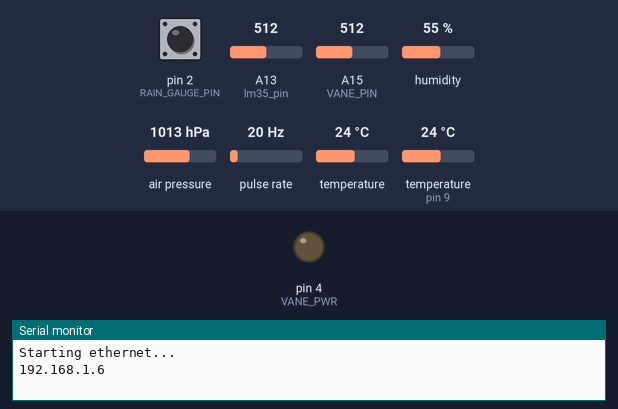
Bench run of a sketch on a simulated Arduino Mega 2560, built for the host (arithmetic inside an expression is 32-bit, double 64-bit). Parts: output pins drawn as LEDs (lit = HIGH), the last lines printed to the serial monitor. Wiring (inferred from the names in the program): pulse sensor: data pin 3; BMP180 pressure sensor at I2C address 0x77. Inputs (shaded band) come from the test bench; at power-on: pin 2 (RAIN_GAUGE_PIN) HIGH, A13 (lm35_pin) = 512, A15 (VANE_PIN) = 512, humidity 55 %, air pressure 1013 hPa, pulse rate 20 Hz, temperature 24 °C, temperature (sensor on pin 9) 24 °C. WiFi joins after 1.5 s; servers stay silent unless stated; uploads are accepted with an empty reply.

Above: at 11.1 s.
At 21.32 s:
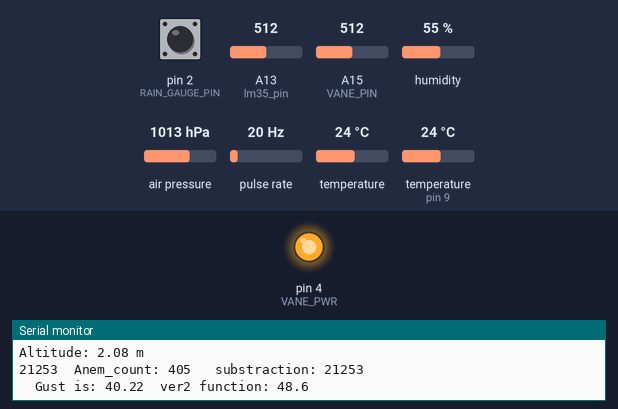
Timing chart, 0 to 27.0 s (numbered marks = the images above):
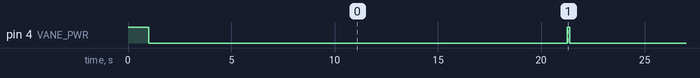

The sketch:

ver5.ino
```cpp
#include <SPI.h>
#include <Ethernet.h>
#include <dht11.h>
#include <Wire.h>

#define BMP085_ADDRESS 0x77  // I2C address of BMP085

#define lm35_pin 13
#define dht11_pin 9
#define ANEMOMETER_PIN 3
#define VANE_PIN A15
#define RAIN_GAUGE_PIN 2

#define ANEMOMETER_INT 1
#define VANE_PWR 4
#define RAIN_GAUGE_INT 0
#define uint  unsigned int
#define ulong unsigned long


// this must be unique
byte mac[] = {
  0xDE, 0xAD, 0xBE, 0xEF, 0xFE, 0xED };

// change to your network settings
IPAddress ip(192,168,1,6);
IPAddress gateway(192, 168, 1, 1);
IPAddress subnet(255, 255, 255, 0);

// change to your server
IPAddress server(192, 168, 1, 3); //Ip of the Computer running apache

//Change to your domain name for virtual servers
//char serverName[] = "www.google.com";
// If no domain name, use the ip address above
// char serverName[] = "74.125.227.16";

// change to your server's port
int serverPort = 80;

EthernetClient client;
int totalCount = 0;
char pageAdd[256];


// set this to the number of milliseconds delay
// this is 30 seconds
#define delayMillis 20000UL

unsigned long thisMillis = 0;
unsigned long lastMillis = 0;

dht11 DHT;
int value0 = 0;
int dht_temp = 0;
int dht_humidity = 0;

//BMP035 Global Variables
float temperature;
long pressure;
float altitude;

double windSpeed;
double gust;
double dir;
double knots;
double rain;


ulong nextCalcGust;
ulong nextCalcSpeed;                // When we next calc the wind speed
ulong nextCalcDir;                  // When we next calc the direction
ulong nextCalcRain;                  // When we next calc the rain drop
ulong time;                         // Millis() at each start of loop().

#define MSECS_CALC_WIND_SPEED 60000
#define MSECS_CALC_GUST 20000
#define MSECS_CALC_WIND_DIR   10000
#define MSECS_CALC_RAIN_FALL  90000


void setup() {
  Serial.begin(9600);

  // disable SD SPI
  pinMode(4,OUTPUT);
  digitalWrite(4,HIGH);

  // Start ethernet
  Serial.println(F("Starting ethernet..."));
  Ethernet.begin(mac, ip, gateway, gateway, subnet);

  // If using dhcp, comment out the line above
  // and uncomment the next 2 lines

  // if(!Ethernet.begin(mac)) Serial.println(F("failed"));
  // else Serial.println(F("ok"));
  digitalWrite(10,HIGH);
  Serial.println(Ethernet.localIP());
  delay(1000);

  Wire.begin();
  bmp085Calibration();
  //-------------Weather Meters setup
  pinMode(ANEMOMETER_PIN,INPUT);
  digitalWrite(ANEMOMETER_PIN,HIGH);  // Turn on the internal Pull Up Resistor
  pinMode(RAIN_GAUGE_PIN,INPUT);
  digitalWrite(RAIN_GAUGE_PIN,HIGH);  // Turn on the internal Pull Up Resistor
  pinMode(VANE_PWR,OUTPUT);
  digitalWrite(VANE_PWR,LOW);
  //Specifies a named Interrupt Service Routine (ISR) to call when an interrupt occurs. Replaces any previous function that was attached to the interrupt.
  //Most Arduino boards have two external interrupts: numbers 0 (on digital pin 2) and 1 (on digital pin 3).
  attachInterrupt(RAIN_GAUGE_INT,rainGageClick,FALLING);
  attachInterrupt(ANEMOMETER_INT,anemometerClick,FALLING);
  interrupts();
  nextCalcRain = millis() + MSECS_CALC_RAIN_FALL;
  nextCalcSpeed = millis() + MSECS_CALC_WIND_SPEED;
  nextCalcDir   = millis() + MSECS_CALC_WIND_DIR;


}


void loop()
{

  thisMillis = millis();

  if(thisMillis - lastMillis > delayMillis)
  {
    lastMillis = thisMillis;
    Serial.println(lastMillis);
      value0 = analogRead(lm35_pin);
      value0 = (5.0 * value0 * 100.0)/1024.0;
      humidity();
      delay(100);
      bmp085_loop();
      delay(100);
      meters_loop();
    if(!getPage(server,serverPort,pageAdd)) Serial.print(F("Fail "));
    else Serial.print(F("Pass "));
    totalCount++;
    Serial.println(totalCount,DEC);
  }


}

void humidity() {
   int chk;
  Serial.print("DHT11, \t");
  chk = DHT.read(dht11_pin);    // READ DATA
  switch (chk){
    case DHTLIB_OK:
                Serial.print("OK,\t");
                break;
    case DHTLIB_ERROR_CHECKSUM:
                Serial.print("Checksum error,\t");
                break;
    case DHTLIB_ERROR_TIMEOUT:
                Serial.print("Time out error,\t");
                break;
    default:
                Serial.print("Unknown error,\t");
                break;
  }
 // DISPLAT DATA
  Serial.print(DHT.humidity,1);
  Serial.print(",\t");
  Serial.print(DHT.temperature,1);
  Serial.print(",\t");
  //Serial.print(dewPoint(DHT.temperature, DHT.humidity));
  //Serial.print(",\t");
  Serial.println(dewPointFast(DHT.temperature, DHT.humidity));
  dht_humidity = DHT.humidity;
  dht_temp = DHT.temperature;
  delay(1000);
}


byte getPage(IPAddress ipBuf,int thisPort, char *page)
{
  int inChar;
  char outBuf[128];

  Serial.print(F("connecting..."));

  if(client.connect(ipBuf,thisPort))
  {
    Serial.println(F("connected"));
    client.print("GET /write3.php?value0=");  //GET to php file which handle data (value0 and value1) into a database
    //Temperature
    client.print(value0);
    //Humidity
    client.print("&value1=");
    client.print(dht_humidity);
    //bmp085 values
    client.print("&value2=");
    client.print(temperature);

    client.print("&value3=");
    client.print(pressure);

    client.print("&value4=");
    client.print(altitude);

    //Weather Meters (Wind speed, direction, rain)
    client.print("&value5=");
    client.print(gust); //Wind speed every 20 seconds

    client.print("&value6=");
    client.print(dir);

    client.print("&value7=");
    client.print(rain);

    client.print("&value8=");
    client.print(knots); //Wind speed every 60 seconds

    client.println(" HTTP/1.0");
    //client.println("Host: 192.168.1.8");
    client.println();
  }
  else
  {
    Serial.println(F("failed"));
    return 0;
  }

  // connectLoop controls the hardware fail timeout
  int connectLoop = 0;

  while(client.connected())
  {
    while(client.available())
    {
      inChar = client.read();
      Serial.write(inChar);
      // set connectLoop to zero if a packet arrives
      connectLoop = 0;
    }

    connectLoop++;

    // if more than 10000 milliseconds since the last packet
    if(connectLoop > 10000)
    {
      // then close the connection from this end.
      Serial.println();
      Serial.println(F("Timeout"));
      client.stop();
    }
    // this is a delay for the connectLoop timing
    delay(1);
  }

  Serial.println();

  Serial.println(F("disconnecting."));
  // close client end
  client.stop();

  return 1;
}


const unsigned char OSS = 0;  // Oversampling Setting

// Calibration values
int ac1;
int ac2;
int ac3;
unsigned int ac4;
unsigned int ac5;
unsigned int ac6;
int b1;
int b2;
int mb;
int mc;
int md;

// b5 is calculated in bmp085GetTemperature(...), this variable is also used in bmp085GetPressure(...)
// so ...Temperature(...) must be called before ...Pressure(...).
long b5;


// Use these for altitude conversions
const float p0 = 101325;     // Pressure at sea level (Pa)
const float p1 = 1013.25;     // Pressure at sea level (hPa)


void bmp085_loop()
{
  temperature = (bmp085GetTemperature(bmp085ReadUT())) * 0.1;
  pressure = (bmp085GetPressure(bmp085ReadUP())) *0.01;
  //altitude = (float)44330 * (1 - pow(((float) pressure/p0), 0.190295));
  long tempPres = bmp085GetPressure(bmp085ReadUP());
  altitude = (float)44330 * (1 - pow(((float) tempPres/p0), 0.190295));
  float alt = ((1 -  pow(((float) pressure/p1), 0.190284)) * 145366.45);

  Serial.print("Temperature: ");
  Serial.print(temperature, 2);
  Serial.println(" C");
  Serial.print("Pressure: ");
  Serial.print(pressure);
  Serial.println(" hPa (millibars)");
  Serial.print("Altitude: ");
  Serial.print(altitude, 2);
  Serial.println(" m");
  Serial.println();

}

// Stores all of the bmp085's calibration values into global variables
// Calibration values are required to calculate temp and pressure
// This function should be called at the beginning of the program
void bmp085Calibration()
{
  ac1 = bmp085ReadInt(0xAA);
  ac2 = bmp085ReadInt(0xAC);
  ac3 = bmp085ReadInt(0xAE);
  ac4 = bmp085ReadInt(0xB0);
  ac5 = bmp085ReadInt(0xB2);
  ac6 = bmp085ReadInt(0xB4);
  b1 = bmp085ReadInt(0xB6);
  b2 = bmp085ReadInt(0xB8);
  mb = bmp085ReadInt(0xBA);
  mc = bmp085ReadInt(0xBC);
  md = bmp085ReadInt(0xBE);

}

// Calculate temperature given ut.
// Value returned will be in units of 0.1 deg C
short bmp085GetTemperature(unsigned int ut)
{
  long x1, x2;

  x1 = (((long)ut - (long)ac6)*(long)ac5) >> 15;
  x2 = ((long)mc << 11)/(x1 + md);
  b5 = x1 + x2;

  return ((b5 + 8)>>4);
}

// Calculate pressure given up
// calibration values must be known
// b5 is also required so bmp085GetTemperature(...) must be called first.
// Value returned will be pressure in units of Pa.
long bmp085GetPressure(unsigned long up)
{
  long x1, x2, x3, b3, b6, p;
  unsigned long b4, b7;

  b6 = b5 - 4000;
  // Calculate B3
  x1 = (b2 * (b6 * b6)>>12)>>11;
  x2 = (ac2 * b6)>>11;
  x3 = x1 + x2;
  b3 = (((((long)ac1)*4 + x3)<<OSS) + 2)>>2;

  // Calculate B4
  x1 = (ac3 * b6)>>13;
  x2 = (b1 * ((b6 * b6)>>12))>>16;
  x3 = ((x1 + x2) + 2)>>2;
  b4 = (ac4 * (unsigned long)(x3 + 32768))>>15;

  b7 = ((unsigned long)(up - b3) * (50000>>OSS));
  if (b7 < 0x80000000)
    p = (b7<<1)/b4;
  else
    p = (b7/b4)<<1;

  x1 = (p>>8) * (p>>8);
  x1 = (x1 * 3038)>>16;
  x2 = (-7357 * p)>>16;
  p += (x1 + x2 + 3791)>>4;

  return p;
}

// Read 1 byte from the BMP085 at 'address'
char bmp085Read(unsigned char address)
{
  unsigned char data;

  Wire.beginTransmission(BMP085_ADDRESS);
  Wire.write(address);
  Wire.endTransmission();

  Wire.requestFrom(BMP085_ADDRESS, 1);
  while(!Wire.available())
    ;

  return Wire.read();
}

// Read 2 bytes from the BMP085
// First byte will be from 'address'
// Second byte will be from 'address'+1
int bmp085ReadInt(unsigned char address)
{
  unsigned char msb, lsb;

  Wire.beginTransmission(BMP085_ADDRESS);
  Wire.write(address);
  Wire.endTransmission();

  Wire.requestFrom(BMP085_ADDRESS, 2);
  while(Wire.available()<2)
    ;
  msb = Wire.read();
  lsb = Wire.read();
  return (int) msb<<8 | lsb;
}

// Read the uncompensated temperature value
unsigned int bmp085ReadUT()
{
  unsigned int ut;

  // Write 0x2E into Register 0xF4
  // This requests a temperature reading
  Wire.beginTransmission(BMP085_ADDRESS);
  Wire.write(0xF4);
  Wire.write(0x2E);
  Wire.endTransmission();

  // Wait at least 4.5ms
  delay(5);

  // Read two bytes from registers 0xF6 and 0xF7
  ut = bmp085ReadInt(0xF6);
  return ut;
}

// Read the uncompensated pressure value
unsigned long bmp085ReadUP()
{
  unsigned char msb, lsb, xlsb;
  unsigned long up = 0;

  // Write 0x34+(OSS<<6) into register 0xF4
  // Request a pressure reading w/ oversampling setting
  Wire.beginTransmission(BMP085_ADDRESS);
  Wire.write(0xF4);
  Wire.write(0x34 + (OSS<<6));
  Wire.endTransmission();

  // Wait for conversion, delay time dependent on OSS
  delay(2 + (3<<OSS));

  // Read register 0xF6 (MSB), 0xF7 (LSB), and 0xF8 (XLSB)
  Wire.beginTransmission(BMP085_ADDRESS);
  Wire.write(0xF6);
  Wire.endTransmission();
  Wire.requestFrom(BMP085_ADDRESS, 3);

  // Wait for data to become available
  while(Wire.available() < 3)
    ;
  msb = Wire.read();
  lsb = Wire.read();
  xlsb = Wire.read();

  up = (((unsigned long) msb << 16) | ((unsigned long) lsb << 8) | (unsigned long) xlsb) >> (8-OSS);

  return up;
}


void meters_loop() {
       time = millis();


       gust =  getGust();
       gust = gust * 0.868976;
      Serial.print("\tGust is: ");
      Serial.print(gust);
      Serial.print("\tver2 function: ");
      calcWindSpeed();
      dir = getWindVane();

      Serial.print("\tDirection ");
      Serial.print(dir);


      rain = getUnitRain();
      Serial.print("\tRain Fall: ");
       Serial.print(rain);
       Serial.println("");
      if (time >= nextCalcSpeed) {
               Serial.println(time);
               windSpeed = getUnitWind();
               Serial.print("Wind speed: ");
               Serial.print(windSpeed);
               Serial.print("  Wind speed in knots: ");
               knots = windSpeed * 0.868976;
               Serial.println(knots);
               nextCalcSpeed = time + MSECS_CALC_WIND_SPEED;
   }


}


static int vaneValues[] PROGMEM=      {66, 84, 92, 127, 184, 244, 287,406,461,600, 631, 702,786,827, 889, 946};
static int vaneDirections[] PROGMEM={1125,675,900,1575,1350,2025,1800,225,450,2475,2250,3375,0,2925,3150,2700};

double getWindVane()
{
  analogReference(DEFAULT);
  digitalWrite(VANE_PWR,HIGH);
  delay(100);
  for(int n=0;n<10;n++)
  {
    analogRead(VANE_PIN);
  }

  unsigned int reading=analogRead(VANE_PIN);
  //Serial.println("");
  //Serial.println(reading);
  digitalWrite(VANE_PWR,LOW);
  unsigned int lastDiff=2048;

  for (int n=0;n<16;n++)
  {
    int diff=reading-pgm_read_word(&vaneValues[n]);
    diff=abs(diff);
    //Serial.println(diff);
    if(diff==0)
       return pgm_read_word(&vaneDirections[n])/10.0;

    if(diff>lastDiff)
    {
      return pgm_read_word(&vaneDirections[n-1])/10.0;
    }

    lastDiff=diff;
 }

  return pgm_read_word(&vaneDirections[15])/10.0;

}


#define WIND_FACTOR 2.4
#define TEST_PAUSE 60000

volatile unsigned long anem_count=0;
volatile unsigned long anem_count_2=0;
volatile unsigned long anem_count_3 = 0;
volatile unsigned long anem_last=0;
volatile unsigned long anem_min=0xffffffff;


unsigned long thisMillis_3 = 0;
unsigned long lastMillis_3 = 20000;
unsigned long substraction_2 = -20000;

double getUnitWind()
{
  thisMillis_3 = millis();

  Serial.print(thisMillis_3);
  unsigned long reading=anem_count;
  Serial.print("Anem_count: ");
  Serial.print(reading);
  Serial.print("\t substraction_2: ");
  substraction_2 = thisMillis_3-lastMillis_3;
  substraction_2 += MSECS_CALC_WIND_SPEED;
  substraction_2 /= 2;
  Serial.print(substraction_2);
  Serial.println("");
  anem_count=0;
    lastMillis_3 = thisMillis_3;
  double result = (WIND_FACTOR*reading)/(substraction_2/1000);
  return result;
}


  unsigned long thisMillis_2 = 0;
  unsigned long lastMillis_2 = 0;
  unsigned long substraction = 0;

double getGust()
{


  thisMillis_2 = millis();

  Serial.print(thisMillis_2);
  unsigned long reading=anem_count_3;
  Serial.print("\tAnem_count: ");
  Serial.print(reading);
  Serial.print("\t substraction: ");
  substraction = thisMillis_2-lastMillis_2;
  Serial.print(substraction);

  Serial.println("");
  anem_count_3=0;
  double result = (WIND_FACTOR*reading)/((thisMillis_2-lastMillis_2)/1000);
  lastMillis_2 = thisMillis_2;
 // thisMillis_2 = 0;
  return result;
}


void calcWindSpeed() {
   int x, iSpeed;
   // This will produce kph * 10
   // (didn't calc right when done as one statement)
   long speed = 24011;
   speed *= anem_count_2;
   speed /= MSECS_CALC_GUST;
   iSpeed = speed;         // Need this for formatting below

   //Serial.print("Wind speed: ");
   x = iSpeed / 10;
   Serial.print(x);
   Serial.print('.');
   x = iSpeed % 10;
   Serial.print(x);
   Serial.println("");

   anem_count_2 = 0;        // Reset counter
}


void anemometerClick()
{
  long thisTime=micros()-anem_last;
  anem_last=micros();
  //Deboucning interrupts that occurs within 500μs or 0.0005s since the last interrupt
  if(thisTime>500)
  {
    anem_count++;
    anem_count_2++;
    anem_count_3++;
    //Serial.println("Click");
    //Serial.println("");
    if(thisTime<anem_min)
    {
      anem_min=thisTime;
    }

  }
}


#define RAIN_FACTOR 0.2794

volatile unsigned long rain_count=0;
volatile unsigned long rain_last=0;

double getUnitRain()
{

  unsigned long reading=rain_count;
  rain_count=0;
  double unit_rain=reading*RAIN_FACTOR;
  return unit_rain;
}

void rainGageClick()
{
    long thisTime=micros()-rain_last;
    rain_last=micros();
    if(thisTime>500)
    {
      rain_count++;
    }
}


double dewPoint(double celsius, double humidity)
{
	// (1) Saturation Vapor Pressure = ESGG(T)
	double RATIO = 373.15 / (273.15 + celsius);
	double RHS = -7.90298 * (RATIO - 1);
	RHS += 5.02808 * log10(RATIO);
	RHS += -1.3816e-7 * (pow(10, (11.344 * (1 - 1/RATIO ))) - 1) ;
	RHS += 8.1328e-3 * (pow(10, (-3.49149 * (RATIO - 1))) - 1) ;
	RHS += log10(1013.246);

        // factor -3 is to adjust units - Vapor Pressure SVP * humidity
	double VP = pow(10, RHS - 3) * humidity;

        // (2) DEWPOINT = F(Vapor Pressure)
	double T = log(VP/0.61078);   // temp var
	return (241.88 * T) / (17.558 - T);
}

// delta max = 0.6544 wrt dewPoint()
// 6.9 x faster than dewPoint()
// reference: http://en.wikipedia.org/wiki/Dew_point
double dewPointFast(double celsius, double humidity)
{
	double a = 17.271;
	double b = 237.7;
	double temp = (a * celsius) / (b + celsius) + log(humidity*0.01);
	double Td = (b * temp) / (a - temp);
	return Td;
}
```

Measured:
- by itself, pin 4 (VANE_PWR): alternates HIGH for 0.10 s and LOW for 19.9 s
